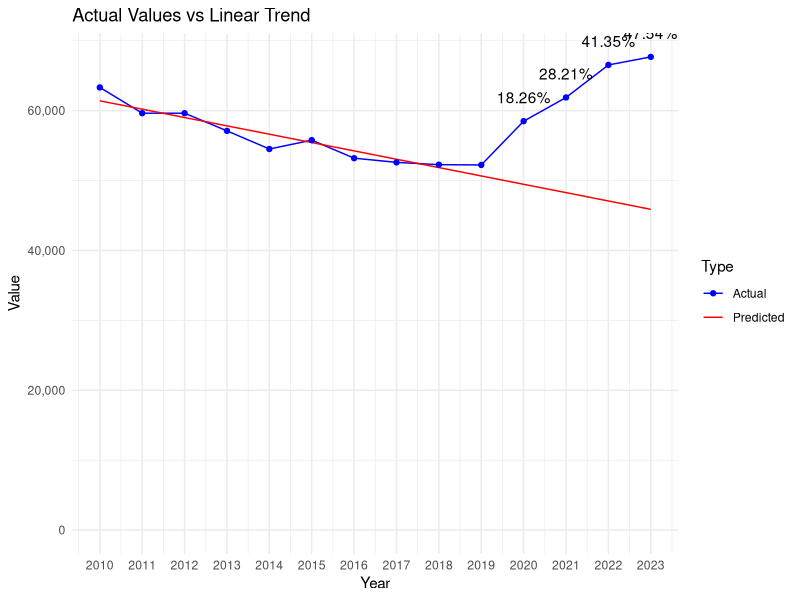

This figure's R source:
# Load necessary libraries
library(dplyr)
library(readr)
library(ggplot2)

# Defines the data as a named vector
data <- c(
  `2010` = 63319, `2011` = 59632, `2012` = 59627, `2013` = 57101, `2014` = 54510,
  `2015` = 55773, `2016` = 53193, `2017` = 52595, `2018` = 52266, `2019` = 52228,
  `2020` = 58487, `2021` = 61880, `2022` = 66533, `2023` = 67685
)

# Extracts data for the decade and recent years
decade <- data[as.character(2010:2019)]
recent_years <- data[as.character(2020:2023)]

# Fits a linear model to the decade data
years <- as.numeric(names(decade))
lm_model <- lm(decade ~ years)

# Predicts values for 2020 to 2023 based on the linear model
predicted_values <- predict(lm_model, newdata = data.frame(years = as.numeric(names(recent_years))))

# Calculates deviations from the linear trend
deviations <- recent_years - predicted_values

# Calculates the mean and standard deviation of the decade
decade_mean <- mean(decade)
decade_stddev <- sd(decade)

# Initializes vectors to store the calculated values
z_scores <- numeric(length(recent_years))
percent_deviations <- numeric(length(recent_years))

# Calculates and store the Z-scores, deviations, and percentage of deviations for recent years
for (i in 1:length(recent_years)) {
  year <- names(recent_years)[i]
  z_scores[i] <- (recent_years[year] - decade_mean) / decade_stddev
  deviation <- deviations[year]
  percent_deviations[i] <- (deviation / predicted_values[i]) * 100
  cat(sprintf("Year: %s, Z-score: %f, Deviation from linear trend: %f, Percentage of deviation: %f%%\n",
              year, z_scores[i], deviation, percent_deviations[i]))
}

# Prepare an extended range for predictions, including 2020 to 2023
extended_years <- as.numeric(c(names(decade), names(recent_years)))

# Predict values for the extended range based on the linear model
extended_predicted_values <- predict(lm_model, newdata = data.frame(years = extended_years))

# Create a data frame for plotting actual values
actual_plot_data <- data.frame(
  Year = as.numeric(names(data)),
  Value = data,
  Type = "Actual"
)

# Create a data frame for plotting predicted values
predicted_plot_data <- data.frame(
  Year = extended_years,
  Value = extended_predicted_values,
  Type = "Predicted"
)

# Combine actual and predicted data
plot_data <- rbind(actual_plot_data, predicted_plot_data)

# Create the line chart
p <- ggplot(plot_data, aes(x = Year, y = Value, color = Type)) +
  geom_line(aes(group = Type)) +
  geom_point(data = actual_plot_data, aes(x = Year, y = Value)) +
  theme_minimal() +
  labs(title = "Actual Values vs Linear Trend", x = "Year", y = "Value") +
  scale_color_manual(values = c("Actual" = "blue", "Predicted" = "red")) +
  scale_y_continuous(labels = scales::comma, limits = c(0, max(plot_data$Value))) +
  scale_x_continuous(breaks = extended_years) # Set breaks to every year

# Add percentage of deviation annotations for 2020 to 2023
for (i in 1:length(recent_years)) {
  year <- as.numeric(names(recent_years)[i])
  deviation_value <- percent_deviations[i]
  p <- p + annotate("text", x = year, y = data[as.character(year)], label = paste0(round(deviation_value, 2), "%"), vjust = -1.5)
}

# Print the plot
print(p)
